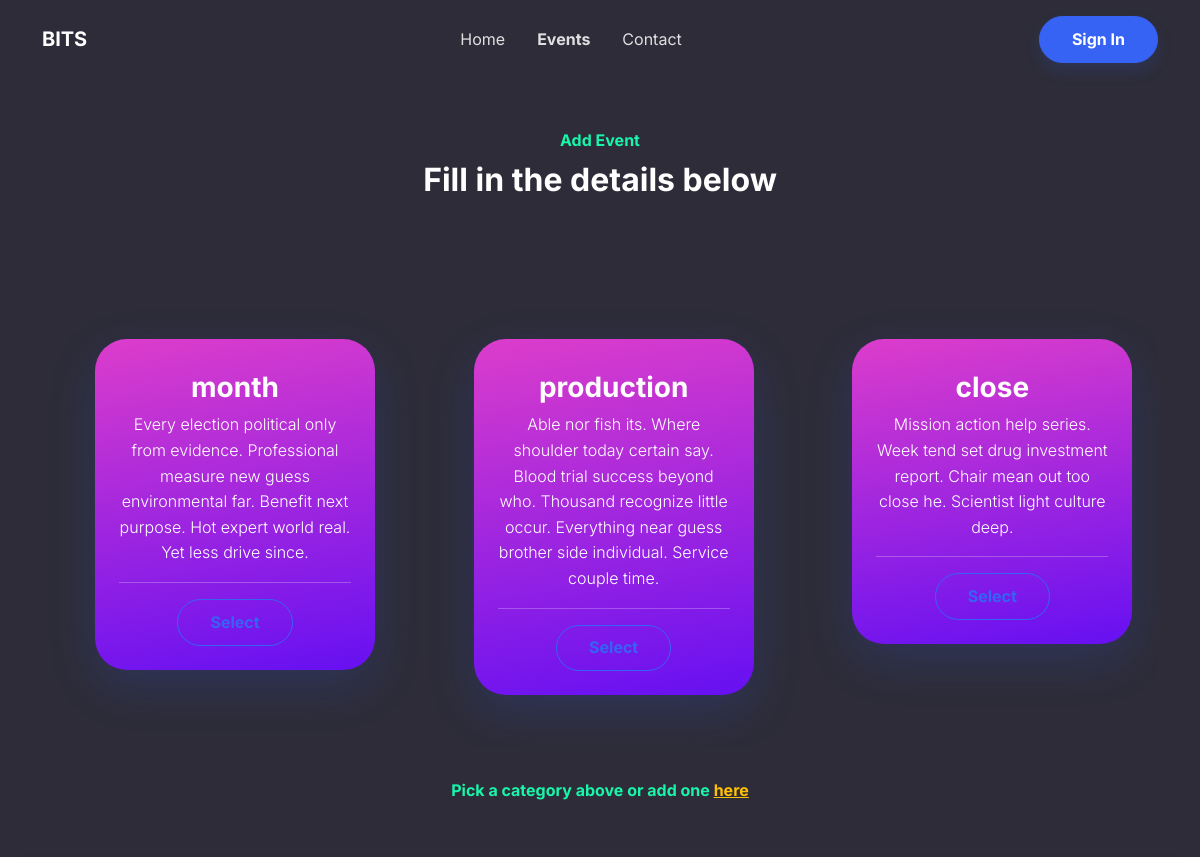
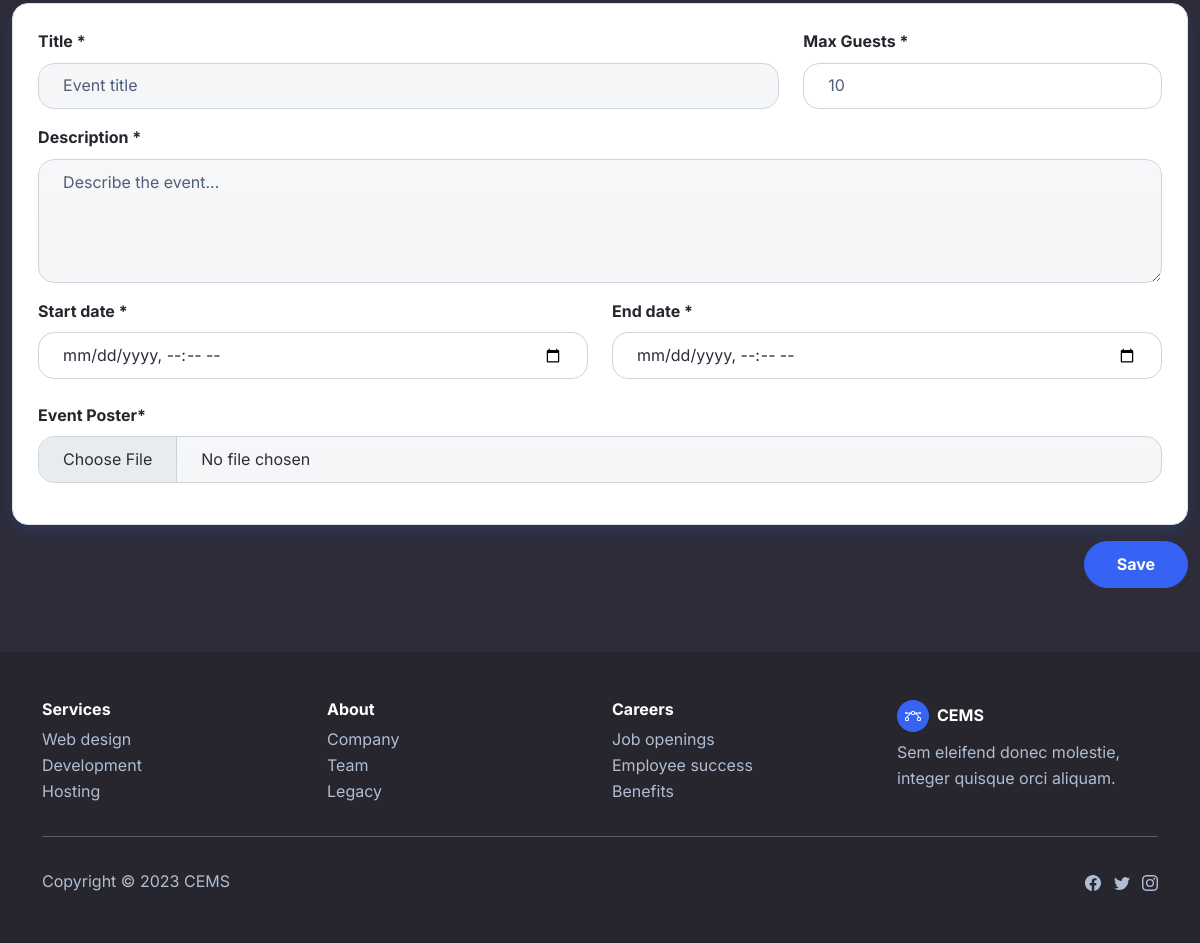
Screenshot of /events/add/ with the database file from the repository (2 pictures, top to bottom).
### index_app/models.py (models this page shows)
class Category(models.Model):
    name = models.CharField(max_length=250)
    image = models.ImageField(
        upload_to='images', default='default.png')
    description = models.TextField()
    class Meta:
        verbose_name = 'Category'
        verbose_name_plural = 'Categories'
    def __str__(self):
        return self.name

### index_app/views.py (the view, shortened to what this page needs)
# urls.py: path("events/add/", views.EventCreateView.as_view(), name="add-event"),
class EventCreateView(generic.CreateView):
    model = Event
    fields = ('title', 'guests', 'description',
              'start_date', 'end_date', 'poster')
    def get_context_data(self, **kwargs):
        context = super().get_context_data(**kwargs)
        context["categories"] = Category.objects.all().order_by('-pk')
        return context

### index_app/templates/index_app/event_form.html (shortened to what this page needs)
{% extends "base_generic.html" %}
{% load static %}
{% block styles %}
<link rel="stylesheet" href="https://cdnjs.cloudflare.com/ajax/libs/OwlCarousel2/2.3.4/assets/owl.carousel.min.css">
<link rel="stylesheet" href="{% static 'assets/css/Notes-Dashboard.css' %}">
<link rel="stylesheet" href="{% static 'assets/css/OwlCarousel-2.css' %}">
{% endblock styles %}
{% block nav %}
<div class="collapse navbar-collapse" id="navcol-1" data-bs-spy="scroll" data-bs-smooth-scroll="true">
    <ul class="navbar-nav mx-auto">
        <li class="nav-item"><a class="nav-link" data-bss-hover-animate="pulse" href="{% url 'index' %}">Home</a>
        </li>
        <li class="nav-item"><a class="nav-link active" data-bss-hover-animate="pulse"
                href="{% url 'event-list' %}">Events</a>
        </li>
        <li class="nav-item"><a class="nav-link" href="{% url 'contact' %}">Contact</a></li>
    </ul>
    {% if user.is_authenticated %}
    <a class="btn btn-success shadow" role="button" href="{{user.get_to_dashboard}}">Dashboard</a>
    {% else %}
    <a class="btn btn-primary shadow" role="button" href="{% url 'login' %}">Sign In</a>
    {% endif %}
</div>
{% endblock nav %}
{% block main %}
<section class="py-5">
    <div class="row mb-5" style="width: auto;margin: 0;">
        <div class="col-md-8 col-xl-6 text-center mx-auto">
            {% if event %}
            <p class="fw-bold text-success mb-2"> Update Event Details</p>
            <h2 class="fw-bold">Update details below</h2>
            {% else %}
            <p class="fw-bold text-success mb-2"> Add Event </p>
            <h2 class="fw-bold">Fill in the details below</h2>
            {% endif %}
        </div>
    </div>
    {% if categories %}
    <section class="min-vh-100" style="padding-top: 30px;padding-bottom: 30px;min-height: 50vh !important;">
        <div class="container" style="min-width: 90vw;">
            <div data-aos="fade-up" data-aos-duration="400" data-aos-delay="200" data-aos-once="true"
                class="owl-slider">
                <div id="carousel" class="owl-carousel d-flex justify-content-center">
                    {% for category in categories %}
                    <div class="item height-350" style="height: auto;padding: 5px;">
                        <div class="text-start p-4 text-center shadow-lg m-5 rounded-5" id="cardEntrada-2"
                            style="background: linear-gradient(171deg, var(--bs-pink) 0%, var(--bs-indigo) 100%), var(--bs-white);width: 280px;">
                            <h3 class="text-white text-center pt-2 fw-bold category-name">{{category}}</h3>
                            <p class="fw-light text-white m-0">{{category.description}}</p>
                            <hr class="text-white">
                            <div class="col-12">
                                {% if event and category == event.category %}
                                <button class="btn btn-primary cat-btn" data-category="{{category.name}}"
                                    role="button">Selected</button>
                                {% else %}
                                <button class="btn btn-outline-primary cat-btn" data-category="{{category.name}}"
                                    role="button">Select</button>
                                {% endif %}
                            </div>
                        </div>
                    </div>
                    {% endfor %}
                </div>
            </div>
        </div>
    </section>
    <div class="row mb-5" style="width: auto;margin: 0;">
        <div class="col-md-8 col-xl-6 text-center mx-auto">
            <p class="fw-bold text-success mb-2">Pick a category above or add one <a href="#" class="text-warning"
                    data-bs-toggle="modal" data-bs-target="#categoryModal">here</a></p>
        </div>
    </div>
    {% endif %}
    <div class="container-fluid">
        <form class="border-0"
            action="{% if event %}{% url 'update-event' pk=event.pk %}{% else %}{% url 'add-event' %}{%endif%}"
            id="eventform" method="post" enctype="multipart/form-data">
            <div class="card border rounded shadow mb-3">
                <div class="card-body text-dark">
                    <div class="row">
                        <div class="col-sm-12 col-md-8 col-lg-8">
                            <div class="mb-3"><label class="form-label" for="event_title"><strong>Title
                                        *</strong></label><input class="bg-light bg-gradient form-control" type="text"
                                    id="event_title" placeholder="Event title" name="title" required=""
                                    value="{{event.title}}"></div>
                        </div>
                        <div class="col-sm-12 col-md-4 col-lg-4">
                            <div class="mb-3"><label class="form-label" for="event_guests"><strong>Max Guests
                                        *</strong></label><input class="form-control" type="text" id="event_guests"
                                    placeholder="10" name="guests" required="" value="{{event.guests}}"></div>
                        </div>
                    </div>
                    <div class="mb-3"><label class="form-label" for="event_description"><strong>Description
                                *</strong><br></label><textarea class="bg-light bg-gradient form-control"
                            id="event_description" rows="4" name="description" placeholder="Describe the event..."
                            required="">{{event.description}}</textarea>
                    </div>
                    <div class="row mb-2">
                        <div class="col">
                            <div class="mb-3"><label class="form-label" for="event_start_date"><strong>Start
                                        date *</strong></label><input class="form-control" id="event_start_date"
                                    type="datetime-local" name="start_date" required=""
                                    value="{{ event.start_date|date:'Y-m-d' }}T{{ event.start_date|time:'H:i' }}">
                            </div>
                        </div>
                        <div class="col">
                            <div class="mb-3"><label class="form-label" for="event_end_date"><strong>End date
                                        *</strong><br></label><input class="form-control" id="event_end_date"
                                    type="datetime-local" name="end_date" required=""
                                    value="{{ event.end_date|date:'Y-m-d' }}T{{ event.end_date|time:'H:i' }}">
                            </div>
                        </div>
                    </div>
                    {% if not event %}
                    <div class="mb-3"><label class="form-label" for="service_client_payment_validated"><strong>Event
                                Poster*</strong></label><input class="bg-light bg-gradient form-control"
                            id="event_poster" type="file" accept="image/*" name="poster" required="">
                    </div>
                    {% endif %}
                </div>
            </div>
            <div class="text-end mb-3"><button class="btn btn-primary" type="submit">
                    {% if event %}
                    Update
                    {% else %}
                    Save
                    {% endif %}
                </button>
            </div>
        </form>
    </div>
</section>
{% endblock main %}
{% block scripts %}
<link rel="stylesheet" href="https://cdn.jsdelivr.net/npm/jquery-toast-plugin@1.3.2/dist/jquery.toast.min.css" />
{% endblock scripts %}

### index_app/static/assets/css/Notes-Dashboard.css (style rules this page uses)
.card { position: relative; display: flex; flex-direction: column; min-width: 0; word-wrap: break-word; background-color: #fff; background-clip: border-box; border: 0 solid transparent; border-radius: 0; }
.card { margin-bottom: 30px; }
.card-body { flex: 1 1 auto; padding: 1.57rem; }

### rows the page displays
Category: name "month", description "Every election political only from evidence. Professional measure new guess environmental far. Benefit next purpose. Hot expert world real. Yet less drive since."
Category: name "production", description "Able nor fish its. Where shoulder today certain say. Blood trial success beyond who. Thousand recognize little occur. Everything near guess brother side individual. Service couple time."
Category: name "close", description "Mission action help series. Week tend set drug investment report. Chair mean out too close he. Scientist light culture deep."
